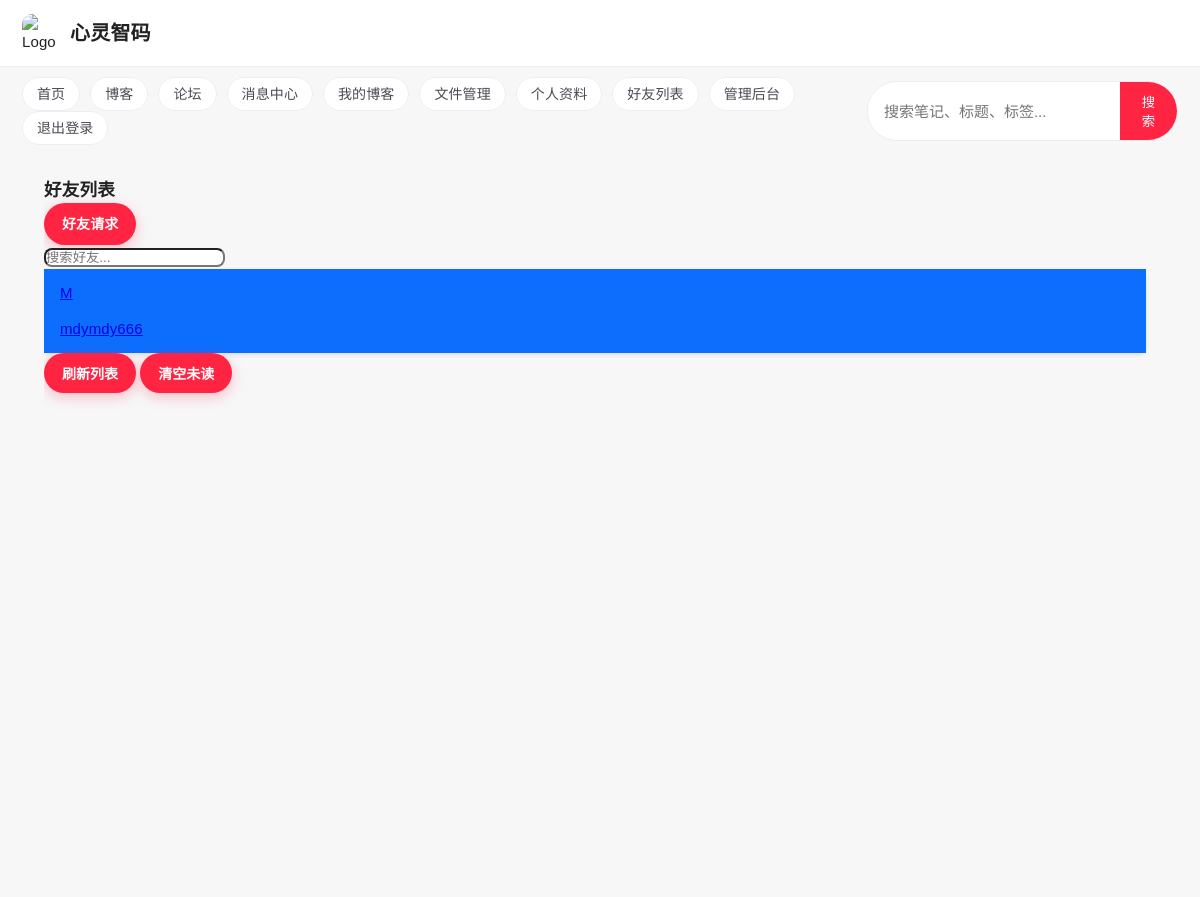
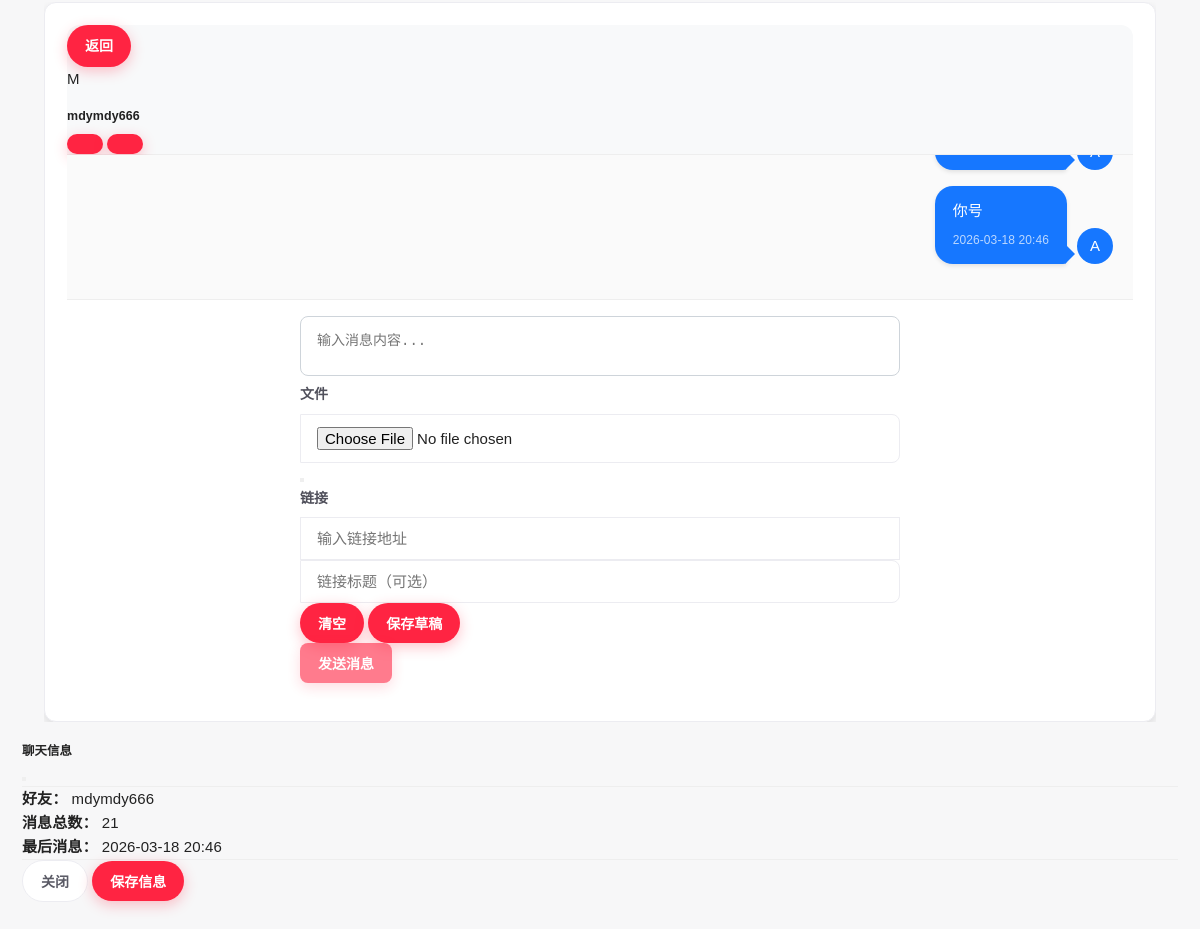
Screenshot of /messages/conversation/3/ (signed in) with the database file from the repository (2 pictures, top to bottom).
### accounts/models.py (models this page shows, shortened)
class CustomUser(AbstractUser):
    bio = models.TextField(blank=True, null=True)
    avatar = models.ImageField(upload_to='avatars/', blank=True, null=True)
    phone_number = models.CharField(max_length=20, blank=True, null=True)
    date_of_birth = models.DateField(blank=True, null=True)
    is_verified = models.BooleanField(default=False)
    verification_code = models.CharField(max_length=6, blank=True, null=True)
    created_at = models.DateTimeField(default=timezone.now)
    updated_at = models.DateTimeField(auto_now=True)

### messages_app/models.py (models this page shows, shortened)
class Message(models.Model):
    sender = models.ForeignKey(User, on_delete=models.CASCADE, related_name='sent_messages')
    recipient = models.ForeignKey(User, on_delete=models.CASCADE, related_name='received_messages')
    content = models.TextField(blank=True, null=True)
    is_read = models.BooleanField(default=False)
    file = models.FileField(upload_to='message_files/', blank=True, null=True)
    link_url = models.URLField(blank=True, null=True)
    link_title = models.CharField(max_length=200, blank=True, null=True)
    created_at = models.DateTimeField(auto_now_add=True)
    updated_at = models.DateTimeField(auto_now=True)

### messages_app/views.py (the view)
# urls.py: path('conversation/<user_id>/', views.conversation, name='conversation'),
@login_required
def conversation(request, user_id):
    from django.contrib.auth import get_user_model
    User = get_user_model()
    friend = get_object_or_404(User, id=user_id)
    is_friend = Friendship.objects.filter(
        ((models.Q(sender=request.user, receiver=friend) | models.Q(sender=friend, receiver=request.user))),
        status='accepted'
    ).exists()
    if not is_friend:
        messages.error(request, '您只能与好友发送消息！')
        return redirect('friends_list')
    if request.method == 'POST':
        form = MessageForm(request.POST, request.FILES)
        if form.is_valid():
            message = form.save(commit=False)
            message.sender = request.user
            message.recipient = friend
            message.save()
            return redirect('conversation', user_id=user_id)
    else:
        form = MessageForm()
    chat_messages = Message.objects.filter(
        ((models.Q(sender=request.user, recipient=friend) | models.Q(sender=friend, recipient=request.user)))
    ).order_by('created_at')
    import os
    for msg in chat_messages:
        if msg.recipient == request.user and not msg.is_read:
            msg.is_read = True
            msg.save()
        if msg.file:
            msg.file_name = os.path.basename(msg.file.name)
        else:
            msg.file_name = None
    friendships = Friendship.objects.filter(
        ((models.Q(sender=request.user) | models.Q(receiver=request.user))),
        status='accepted'
    )
    friends = []
    for friendship in friendships:
        if friendship.sender == request.user:
            friends.append(friendship.receiver)
        else:
            friends.append(friendship.sender)
    friend_messages = []
    for f in friends:
        last_message = Message.objects.filter(
            ((models.Q(sender=request.user, recipient=f) | models.Q(sender=f, recipient=request.user)))
        ).order_by('-created_at').first()
        if last_message:
            unread_count = Message.objects.filter(
                sender=f, recipient=request.user, is_read=False
            ).count()
            friend_messages.append({
                'friend': f,
                'last_message': last_message,
                'unread_count': unread_count
            })
    friend_messages.sort(key=lambda x: x['last_message'].created_at, reverse=True)
    return render(request, 'messages_app/conversation.html', {
        'friend': friend,
        'form': form,
        'chat_messages': chat_messages,
        'friend_messages': friend_messages
    })

### messages_app/templates/messages_app/conversation.html (shortened to what this page needs)
{% extends 'base.html' %}
{% block content %}
<div class="container mt-4 chat-container">
    <div class="row g-4">
        <div class="col-md-3 chat-sidebar">
            <div class="d-flex justify-content-between align-items-center mb-4">
                <h3 class="mb-0 text-dark">好友列表</h3>
                <a href="{% url 'friend_requests' %}" class="btn btn-primary btn-sm">
                    好友请求
                </a>
            </div>
            <div class="mb-4">
                <input type="text" class="form-control form-control-sm" id="friend-search"
                       placeholder="搜索好友..." style="border-radius: 8px;">
            </div>
            <ul class="list-group chat-friend-list" style="border-radius: 8px; box-shadow: 0 2px 4px rgba(0,0,0,0.1);">
                {% if friend_messages %}
                    {% for item in friend_messages %}
                        <li class="list-group-item {% if item.friend.id == friend.id %}active bg-primary text-white{% else %}bg-white{% endif %}
                                    d-flex justify-content-between align-items-center"
                            style="border: none; border-bottom: 1px solid #eee; padding: 12px 16px;">
                            <a href="{% url 'conversation' item.friend.id %}"
                               class="text-decoration-none {% if item.friend.id == friend.id %}text-white{% else %}text-dark{% endif %}
                                      flex-grow-1 d-flex align-items-center">
                                <div class="rounded-circle bg-light d-flex align-items-center justify-content-center me-3"
                                     style="width: 36px; height: 36px; flex-shrink: 0;">
                                    <span class="fw-bold">{{ item.friend.username|first|upper }}</span>
                                </div>
                                <span class="friend-name fw-medium">{{ item.friend.username }}</span>
                            </a>
                        </li>
                    {% endfor %}
                {% endif %}
            </ul>
            <div class="mt-4 d-grid gap-2">
                <button class="btn btn-outline-secondary btn-sm" id="refresh-friends">
                    刷新列表
                </button>
                <button class="btn btn-outline-secondary btn-sm" id="clear-unread">
                    清空未读
                </button>
            </div>
        </div>
        <div class="col-md-9 chat-main">
            <div class="card chat-card" style="border-radius: 12px; box-shadow: 0 4px 8px rgba(0,0,0,0.1);">
                <div class="card-header chat-header" style="border-bottom: 1px solid #eee; border-radius: 12px 12px 0 0; background-color: #f8f9fa;">
                    <div class="d-flex justify-content-between align-items-center">
                        <div class="d-flex align-items-center">
                            <a href="{% url 'message_center' %}" class="btn btn-sm btn-outline-secondary me-3">
                                返回
                            </a>
                            <div class="d-flex align-items-center">
                                <div class="rounded-circle bg-primary text-white d-flex align-items-center justify-content-center me-2"
                                     style="width: 40px; height: 40px;">
                                    {{ friend.username|first|upper }}
                                </div>
                                <h5 class="mb-0 fw-medium">{{ friend.username }}</h5>
                            </div>
                        </div>
                        <div class="d-flex gap-2">
                            <button class="btn btn-sm btn-outline-secondary" id="chat-info">
                            </button>
                            <button class="btn btn-sm btn-outline-secondary" id="chat-clear">
                            </button>
                        </div>
                    </div>
                </div>
                <div class="card-body chat-content" style="height: 500px; overflow-y: auto; padding: 20px; background-color: #fafafa;">
                    {% if chat_messages %}
                        {% for message in chat_messages %}
                            {% if message.sender == request.user %}
                                <div class="chat-message sent">
                                    <div class="message-bubble sent-bubble">
                                        {% if message.content %}
                                            <p>{{ message.content }}</p>
                                        {% endif %}
                                        <small>
                                            {{ message.created_at|date:"Y-m-d H:i" }}
                                        </small>
                                    </div>
                                    <div class="message-avatar sent-avatar">
                                        {{ request.user.username|first|upper }}
                                    </div>
                                </div>
                            {% endif %}
                        {% endfor %}
                    {% endif %}
                </div>
                <div class="card-footer chat-input-area" style="border-top: 1px solid #eee; border-radius: 0 0 12px 12px; background-color: white; padding: 16px 20px;">
                    <form method="post" enctype="multipart/form-data" id="chat-form" class="chat-form">
                        <div class="mb-3">
                            <textarea name="content" id="id_content" class="form-control chat-input-textarea"
                                      rows="2" placeholder="输入消息内容..." style="
                                          border-radius: 8px;
                                          border: 1px solid #ced4da;
                                          resize: none;
                                          padding: 12px 16px;
                                          font-size: 14px;
                                      ">{{ form.content.value|default:'' }}</textarea>
                        </div>
                        <div class="mb-3 row g-2">
                            <div class="col-md-6">
                                <div class="input-group input-group-sm">
                                    <label class="input-group-text" for="id_file">
                                        文件
                                    </label>
                                    <input type="file" name="file" id="id_file" class="form-control" style="border-radius: 0 8px 8px 0;">
                                </div>
                                <div id="file-preview" class="mt-2 d-none">
                                    <div class="alert alert-light d-flex align-items-center p-2">
                                        <button type="button" class="btn-close btn-sm ms-2" id="clear-file"></button>
                                    </div>
                                </div>
                            </div>
                            <div class="col-md-6">
                                <div class="input-group input-group-sm">
                                    <label class="input-group-text" for="id_link_url">
                                        链接
                                    </label>
                                    <input type="url" name="link_url" id="id_link_url" class="form-control"
                                           placeholder="输入链接地址" value="{{ form.link_url.value|default:'' }}"
                                           style="border-radius: 0;">
                                    <input type="text" name="link_title" id="id_link_title" class="form-control"
                                           placeholder="链接标题（可选）" value="{{ form.link_title.value|default:'' }}"
                                           style="border-radius: 0 8px 8px 0;">
                                </div>
                            </div>
                        </div>
                        <div class="d-flex justify-content-between align-items-center">
                            <div class="chat-form-actions">
                                <button type="button" class="btn btn-sm btn-outline-secondary me-2" id="clear-form">
                                    清空
                                </button>
                                <button type="button" class="btn btn-sm btn-outline-secondary" id="draft-save">
                                    保存草稿
                                </button>
                            </div>
                            <button type="submit" class="btn btn-primary chat-send-btn" id="send-message" style="border-radius: 8px;">
                                发送消息
                            </button>
                        </div>
                    </form>
                </div>
            </div>
        </div>
    </div>
</div>
<div class="modal fade" id="chatInfoModal" tabindex="-1" aria-labelledby="chatInfoModalLabel" aria-hidden="true">
    <div class="modal-dialog modal-sm">
        <div class="modal-content">
            <div class="modal-header">
                <h5 class="modal-title" id="chatInfoModalLabel">聊天信息</h5>
                <button type="button" class="btn-close" data-bs-dismiss="modal" aria-label="Close"></button>
            </div>
            <div class="modal-body">
                <div class="mb-2">
                    <strong>好友：</strong> {{ friend.username }}
                </div>
                <div class="mb-2">
                    <strong>消息总数：</strong> {% if chat_messages %}{{ chat_messages|length }}{% else %}0{% endif %}
                </div>
                <div class="mb-2">
                    <strong>最后消息：</strong>
                    {% if chat_messages %}
                        {{ chat_messages.last.created_at|date:"Y-m-d H:i" }}
                    {% else %}
                        暂无
                    {% endif %}
                </div>
            </div>
            <div class="modal-footer">
                <button type="button" class="btn btn-secondary btn-sm" data-bs-dismiss="modal">关闭</button>
                <button type="button" class="btn btn-primary btn-sm">保存信息</button>
            </div>
        </div>
    </div>
</div>
{% endblock %}

### rows the page displays
CustomUser: friend.username|first "M", friend.username "mdymdy666", username|first "M", username "mdymdy666"
Message: content "你号", created_at "2026-03-18 20:46", last.created_at "2026-03-18 20:46"
CustomUser: user.username|first "A"

### other values shown
{{ chat_messages|length }} "21"
